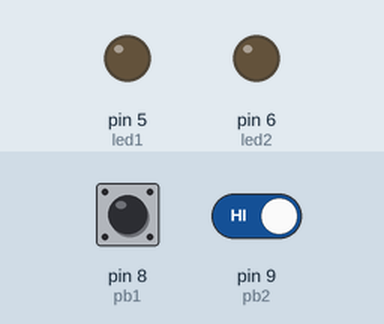
Simulated run of this sketch. Board: Arduino Uno, built with avr-gcc and run on an emulated ATmega328P. On the bench: output pins drawn as LEDs (lit = HIGH). The test bench sets the inputs (shaded band); at power-on: pin 8 (pb1) HIGH, pin 9 (pb2) HIGH.

Above: at 1.2 s.
1.3 s: pin 8 (pb1) driven LOW
At 2.0 s:
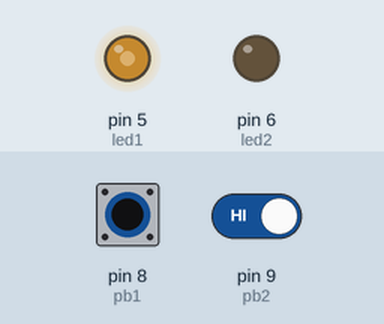
2.8 s: pin 9 (pb2) driven LOW
At 3.9 s:
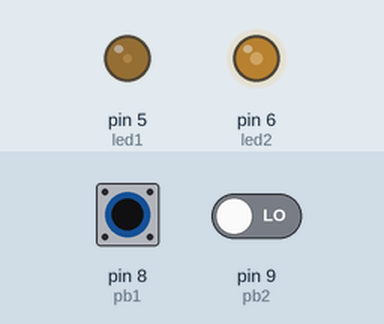
4.3 s: pin 8 (pb1) driven HIGH
At 5.5 s:
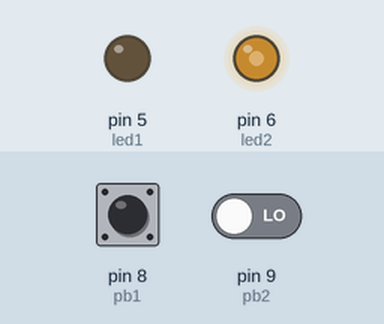
5.8 s: pin 9 (pb2) driven HIGH
At 6.2 s:
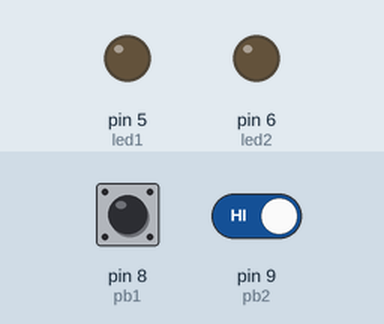
7.3 s: pin 8 (pb1) driven LOW
At 7.8 s:
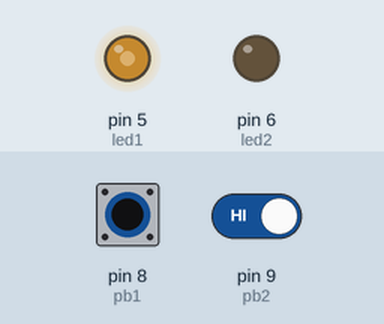
8.8 s: pin 8 (pb1) pulsed HIGH 2 times (0.12 s each, 0.3 s apart)
At 9.21 s:
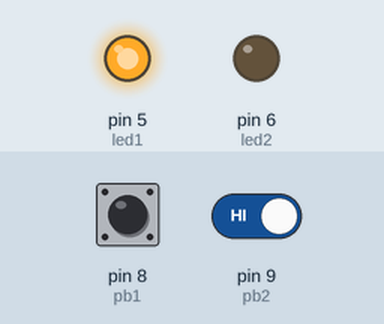
Timing chart, 0 to 11.8 s (numbered marks = the images above; inputs shaded):
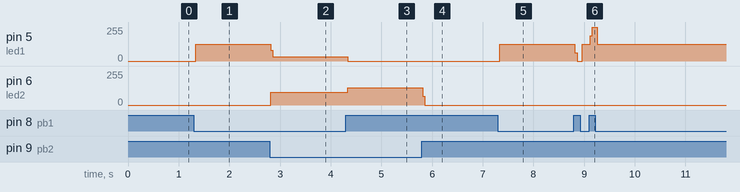

Measured:
- after the input at 1.3 s, pin 5 (led1): 0/255 → 127/255 at once
- after the input at 2.8 s, pin 5 (led1): 127/255 → 33/255 at once; pin 6 (led2): 0/255 → 97/255 at once
- after the input at 4.3 s, pin 5 (led1): 33/255 → 0/255 at once; pin 6 (led2): 97/255 → 128/255 at once
- after the input at 5.8 s, pin 6 (led2): 128/255 → 0/255 at once
- after the input at 7.3 s, pin 5 (led1): 0/255 → 127/255 at once
- after the input at 8.8 s, pin 5 (led1): 127/255 → 0/255 at once, → 127/255 0.14 s later, → 255/255 0.16 s later, → 127/255 0.14 s later

The sketch:

PushButtonBlink.ino
```cpp
int pb1 = 8;
int pb2 = 9;
int led1 = 5;
int led2 = 6;

int buttonState1, buttonState2, led1state, led2state;
void setup() {
  pinMode(led1, OUTPUT);
  pinMode(led2, OUTPUT);
  pinMode(pb1, INPUT);
  pinMode(pb2, INPUT);
}

void loop() {
  // put your main code here, to run repeatedly:

  buttonState1 = digitalRead(pb1);
  buttonState2 = digitalRead(pb2);
  led1state = digitalRead(led1);
  led2state = digitalRead(led2);

  if (buttonState2 == LOW)
    digitalWrite(led2, !led2state);

  if (buttonState1 == LOW)
    digitalWrite(led1, !led1state);


  if (buttonState1 == LOW && buttonState2 == LOW) {
    digitalWrite(led1, LOW);
    digitalWrite(led2, LOW);
  }

  //digitalWrite(led_debug, HIGH);

}//end
```
